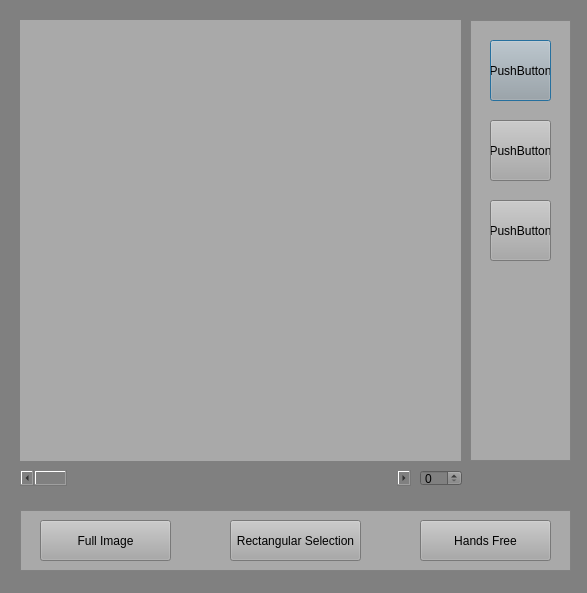
<?xml version="1.0" encoding="UTF-8"?>
<ui version="4.0">
 <class>Dialog</class>
 <widget class="QDialog" name="Dialog">
  <property name="geometry">
   <rect>
    <x>0</x>
    <y>0</y>
    <width>587</width>
    <height>593</height>
   </rect>
  </property>
  <property name="windowTitle">
   <string>Dialog</string>
  </property>
  <property name="styleSheet">
   <string notr="true">background:gray</string>
  </property>
  <widget class="QFrame" name="frame_2">
   <property name="geometry">
    <rect>
     <x>20</x>
     <y>20</y>
     <width>441</width>
     <height>441</height>
    </rect>
   </property>
   <property name="styleSheet">
    <string notr="true">background:darkgray</string>
   </property>
   <property name="frameShape">
    <enum>QFrame::StyledPanel</enum>
   </property>
   <property name="frameShadow">
    <enum>QFrame::Raised</enum>
   </property>
   <widget class="QLabel" name="image">
    <property name="geometry">
     <rect>
      <x>0</x>
      <y>0</y>
      <width>441</width>
      <height>441</height>
     </rect>
    </property>
    <property name="text">
     <string/>
    </property>
   </widget>
  </widget>
  <widget class="QFrame" name="frame">
   <property name="geometry">
    <rect>
     <x>20</x>
     <y>510</y>
     <width>551</width>
     <height>61</height>
    </rect>
   </property>
   <property name="styleSheet">
    <string notr="true">background: darkgray</string>
   </property>
   <property name="frameShape">
    <enum>QFrame::StyledPanel</enum>
   </property>
   <property name="frameShadow">
    <enum>QFrame::Raised</enum>
   </property>
   <widget class="QToolButton" name="full">
    <property name="geometry">
     <rect>
      <x>20</x>
      <y>10</y>
      <width>131</width>
      <height>41</height>
     </rect>
    </property>
    <property name="text">
     <string>Full Image</string>
    </property>
   </widget>
   <widget class="QToolButton" name="selection">
    <property name="geometry">
     <rect>
      <x>210</x>
      <y>10</y>
      <width>131</width>
      <height>41</height>
     </rect>
    </property>
    <property name="text">
     <string>Rectangular Selection</string>
    </property>
   </widget>
   <widget class="QToolButton" name="hands">
    <property name="geometry">
     <rect>
      <x>400</x>
      <y>10</y>
      <width>131</width>
      <height>41</height>
     </rect>
    </property>
    <property name="text">
     <string>Hands Free</string>
    </property>
   </widget>
  </widget>
  <widget class="QFrame" name="frame_3">
   <property name="geometry">
    <rect>
     <x>470</x>
     <y>20</y>
     <width>101</width>
     <height>441</height>
    </rect>
   </property>
   <property name="styleSheet">
    <string notr="true">background:rgb(169, 169, 169)</string>
   </property>
   <property name="frameShape">
    <enum>QFrame::StyledPanel</enum>
   </property>
   <property name="frameShadow">
    <enum>QFrame::Raised</enum>
   </property>
   <widget class="QPushButton" name="pushButton">
    <property name="geometry">
     <rect>
      <x>20</x>
      <y>20</y>
      <width>61</width>
      <height>61</height>
     </rect>
    </property>
    <property name="text">
     <string>PushButton</string>
    </property>
   </widget>
   <widget class="QPushButton" name="pushButton_2">
    <property name="geometry">
     <rect>
      <x>20</x>
      <y>100</y>
      <width>61</width>
      <height>61</height>
     </rect>
    </property>
    <property name="text">
     <string>PushButton</string>
    </property>
   </widget>
   <widget class="QPushButton" name="pushButton_3">
    <property name="geometry">
     <rect>
      <x>20</x>
      <y>180</y>
      <width>61</width>
      <height>61</height>
     </rect>
    </property>
    <property name="text">
     <string>PushButton</string>
    </property>
   </widget>
  </widget>
  <widget class="QScrollBar" name="horizontalScrollBar">
   <property name="geometry">
    <rect>
     <x>20</x>
     <y>470</y>
     <width>391</width>
     <height>16</height>
    </rect>
   </property>
   <property name="orientation">
    <enum>Qt::Horizontal</enum>
   </property>
  </widget>
  <widget class="QSpinBox" name="spinBox">
   <property name="geometry">
    <rect>
     <x>420</x>
     <y>470</y>
     <width>42</width>
     <height>16</height>
    </rect>
   </property>
  </widget>
 </widget>
 <resources/>
 <connections/>
</ui>
